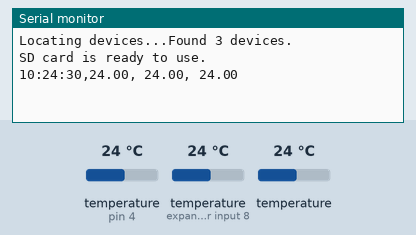
The sketch below on a simulated Arduino Uno, built with avr-gcc and run on an emulated ATmega328P. Parts: the last lines printed to the serial monitor. The test bench sets the inputs (shaded band); at power-on: temperature (sensors on pin 4, expander input 8) 24 °C, temperature 24 °C. The local clock reads 2024-03-15 10:24:30 at power-on unless the sketch sets it; storage starts empty.

Above: at 1.6 s.
1.7 s: temperature (sensor on pin 4) set to 12 °C
5.1 s: temperature (sensor on expander input 8) set to 12 °C
At 7.6 s:
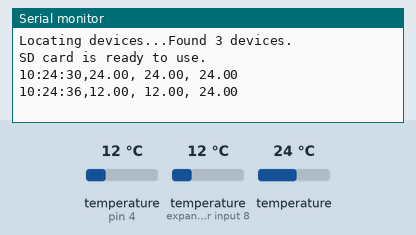
8.5 s: temperature (sensor 204) set to 12 °C
11.9 s: temperature (sensor on pin 4) set to 19 °C
At 13.5 s:
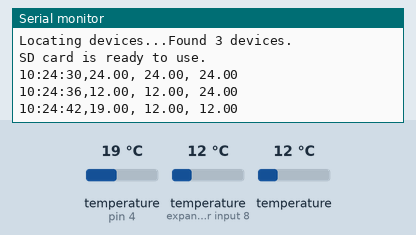
15.3 s: temperature (sensor on expander input 8) set to 19 °C
At 18.6 s:
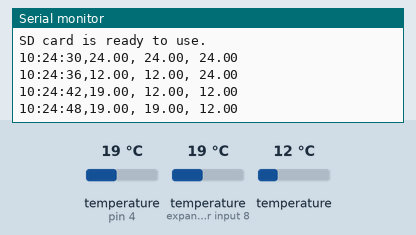
18.7 s: temperature (sensor 204) set to 19 °C
Timing chart, 0 to 21.7 s (numbered marks = the images above; inputs shaded):
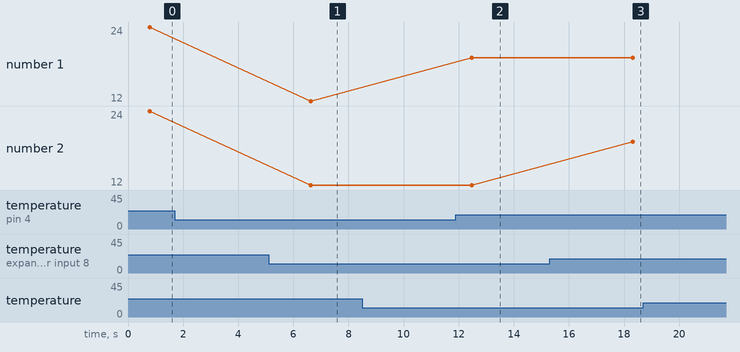

Measured:
- after the input at 5.1 s, the serial monitor: prints a new line after 1.5 s (image 1)
- after the input at 11.9 s, the serial monitor: prints a new line after 0.57 s (image 2)
- after the input at 15.3 s, the serial monitor: prints a new line after 3.0 s (image 3)
- plotted number 1: 12 → 19 after the input at 11.9 s

The sketch:

Temp_Time_combined_SDCard.ino
```cpp
#include <SPI.h>
#include <SD.h>
#include <Wire.h>
#include <DS3231.h>
#include <DallasTemperature.h>
#include <OneWire.h>

#define ONE_WIRE_BUS 4
DS3231 rtc(SDA, SCL);
File myFile;

OneWire oneWire(ONE_WIRE_BUS);
DallasTemperature sensors(&oneWire);

int deviceCount = 0;
float tempC;

int CS_PIN = 10; // Bei Uno = 10, Mega = 53

String currentDateString = "";  // Zum Überwachen, ob sich das Datum ändert
unsigned long lastWriteTime = 0;
const unsigned long writeInterval = 10000; // z.B. alle 60 Sek. schreiben


void setup() {
  Serial.begin(115200);
  Wire.begin();
  rtc.begin();
  sensors.begin();

  Serial.print("Locating devices...");
  Serial.print("Found ");
  deviceCount = sensors.getDeviceCount();
  Serial.print(deviceCount, DEC);
  Serial.println(" devices.");
  Serial.println("");

 if (SD.begin())
  {
    Serial.println("SD card is ready to use.");
  } else
  {
    Serial.println("SD card initialization failed");
    return;
  }
}

void loop() {
  sensors.requestTemperatures();
   Serial.print(rtc.getTimeStr());
    Serial.print(",");
    Serial.print(sensors.getTempCByIndex(0));
    Serial.print(", ");
    Serial.print(sensors.getTempCByIndex(1));
    Serial.print(", ");
    Serial.println(sensors.getTempCByIndex(2));

  myFile = SD.open("test3.txt", FILE_WRITE);
  if (myFile) {
    myFile.print(rtc.getTimeStr());
    myFile.print(",");
    myFile.print(sensors.getTempCByIndex(0));
    myFile.print(", ");
    myFile.print(sensors.getTempCByIndex(1));
    myFile.print(", ");
    myFile.println(sensors.getTempCByIndex(2));
    myFile.close(); // close the file
  }
  // if the file didn't open, print an error:
  else {
    Serial.println("error opening test.txt");

    }
    delay(5000);
  }


// Holt aktuelles Datum im Format YYYY-MM-DD
String getDateString() {
  String rawDate = rtc.getDateStr(); // z. B. "13/04/2025"

  // Aufteilen in Tag, Monat, Jahr
  int day = rawDate.substring(0, 2).toInt();
  int month = rawDate.substring(3, 5).toInt();
  int year = rawDate.substring(6, 10).toInt();

  // Formatieren zu "YYYY-MM-DD"
  return String(year) + "-" + addLeadingZero(month) + "-" + addLeadingZero(day);
}

// Funktion zum Erstellen und Öffnen der Log-Datei
int createLogFile(String dateStr) {
  if (myFile) myFile.close(); // Schließe eventuell geöffnete Datei

  String filename = dateStr + ".txt";
  Serial.print("Öffne Datei: ");
  Serial.println(filename);

  // Teste, ob die Datei bereits existiert
  if (SD.exists(filename)) {
    Serial.println("Die Datei existiert bereits.");
  } else {
    Serial.println("Die Datei existiert nicht. Erstelle sie.");
  }

  // Öffnen der Datei im Schreibmodus
  myFile = SD.open(filename, FILE_WRITE);

  if (!myFile) {
    Serial.println("Fehler beim Öffnen oder Erstellen der Datei!");
    return 0; // Fehler beim Öffnen
  } else {
    // Falls die Datei erfolgreich geöffnet wurde, schreibe eine Header-Zeile
    myFile.println("=== Neue Logdatei gestartet am " + dateStr + " ===");
    return 1; // Erfolg
  }
}

// Hilfsfunktion: 04 statt 4
String addLeadingZero(int number) {
  if (number < 10) return "0" + String(number);
  return String(number);
}
```
